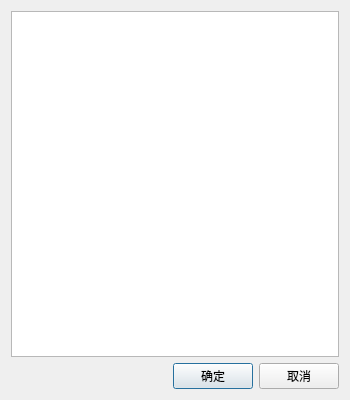
<?xml version="1.0" encoding="UTF-8"?>
<ui version="4.0">
 <class>BehaviorTreeTriggerDlg</class>
 <widget class="QDialog" name="BehaviorTreeTriggerDlg">
  <property name="geometry">
   <rect>
    <x>0</x>
    <y>0</y>
    <width>350</width>
    <height>400</height>
   </rect>
  </property>
  <property name="windowTitle">
   <string>BehaviorTreeTriggerDlg</string>
  </property>
  <layout class="QVBoxLayout" name="verticalLayout_2">
   <item>
    <layout class="QVBoxLayout" name="verticalLayout">
     <item>
      <widget class="QListWidget" name="listWidget"/>
     </item>
     <item>
      <layout class="QHBoxLayout" name="horizontalLayout">
       <item>
        <spacer name="horizontalSpacer">
         <property name="orientation">
          <enum>Qt::Horizontal</enum>
         </property>
         <property name="sizeHint" stdset="0">
          <size>
           <width>40</width>
           <height>20</height>
          </size>
         </property>
        </spacer>
       </item>
       <item>
        <widget class="QPushButton" name="pushButton_ok">
         <property name="text">
          <string>确定</string>
         </property>
        </widget>
       </item>
       <item>
        <widget class="QPushButton" name="pushButton_cancel">
         <property name="text">
          <string>取消</string>
         </property>
        </widget>
       </item>
      </layout>
     </item>
    </layout>
   </item>
  </layout>
 </widget>
 <layoutdefault spacing="6" margin="11"/>
 <resources/>
 <connections/>
</ui>
